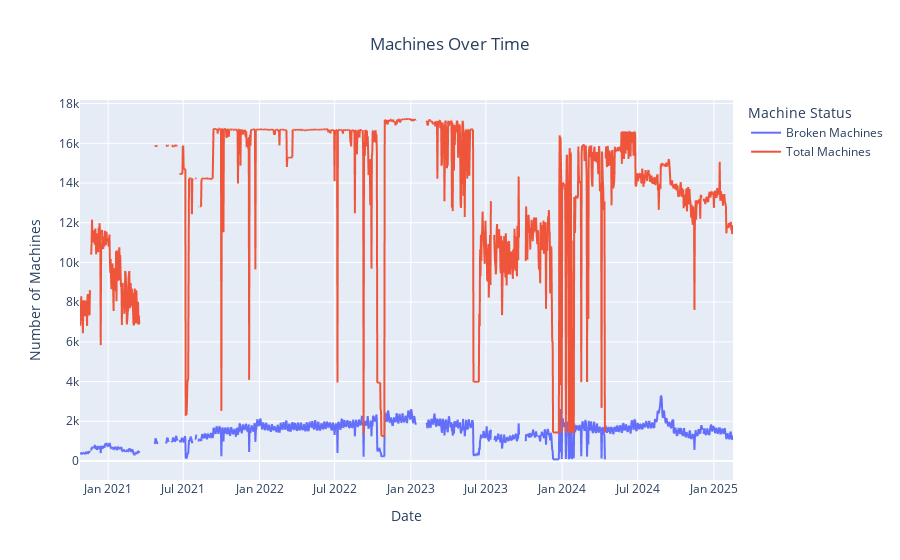

Notebook code for this chart:
### Markdown cell above
## Plot time series in plotly

### Code cell
# Plot using Plotly Express
fig = px.line(df, x='Date', y=['Broken Machines', 'Total Machines'],
              title='Machines Over Time',
              labels={'value': 'Number of Machines', 'variable': 'Machine Status'},
              line_shape='linear')

# Center title
fig.update_layout(title_x=0.5)

# Show the plot
fig.show()

### Figure 1 — Plotly figure (JSON) as saved in the notebook; plotly's stock layout.template omitted (floating-point values rounded to 4 significant figures; data arrays with more than 128 entries replaced by an {"elided": "..."} marker saying what was removed)
{"data": [{"hovertemplate": "Machine Status=Broken Machines<br>Date=%{x}<br>Number of Machines=%{y}<extra></extra>", "legendgroup": "Broken Machines", "line": {"color": "#636efa", "dash": "solid", "shape": "linear"}, "marker": {"symbol": "circle"}, "mode": "lines", "name": "Broken Machines", "showlegend": true, "type": "scattergl", "x": {"elided": "1576 str values"}, "xaxis": "x", "y": {"elided": "1576 int values"}, "yaxis": "y"}, {"hovertemplate": "Machine Status=Total Machines<br>Date=%{x}<br>Number of Machines=%{y}<extra></extra>", "legendgroup": "Total Machines", "line": {"color": "#EF553B", "dash": "solid", "shape": "linear"}, "marker": {"symbol": "circle"}, "mode": "lines", "name": "Total Machines", "showlegend": true, "type": "scattergl", "x": {"elided": "1576 str values"}, "xaxis": "x", "y": {"elided": "1576 int values"}, "yaxis": "y"}], "layout": {"legend": {"title": {"text": "Machine Status"}, "tracegroupgap": 0}, "title": {"text": "Machines Over Time", "x": 0.5}, "xaxis": {"anchor": "y", "domain": [0, 1], "title": {"text": "Date"}}, "yaxis": {"anchor": "x", "domain": [0, 1], "title": {"text": "Number of Machines"}}}}
